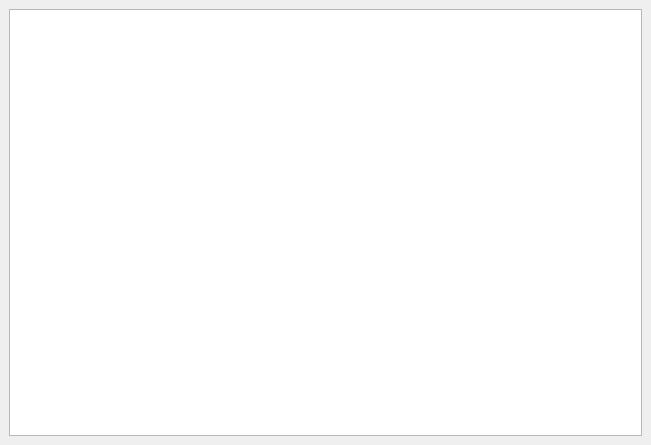
<?xml version="1.0" encoding="UTF-8"?>
<ui version="4.0">
 <class>MainWindow</class>
 <widget class="QMainWindow" name="MainWindow">
  <property name="geometry">
   <rect>
    <x>0</x>
    <y>0</y>
    <width>651</width>
    <height>445</height>
   </rect>
  </property>
  <property name="windowTitle">
   <string>Basic Terminal</string>
  </property>
  <property name="windowIcon">
   <iconset>
    <normaloff>../../../../../../usr/share/icons/gnome/32x32/apps/terminal.png</normaloff>../../../../../../usr/share/icons/gnome/32x32/apps/terminal.png</iconset>
  </property>
  <widget class="QWidget" name="centralwidget">
   <layout class="QGridLayout" name="gridLayout">
    <item row="0" column="0">
     <widget class="QTextBrowser" name="textBrowser">
      <property name="font">
       <font>
        <family>DejaVu Sans Mono</family>
        <pointsize>10</pointsize>
       </font>
      </property>
     </widget>
    </item>
   </layout>
  </widget>
  <widget class="QMenuBar" name="menubar">
   <property name="geometry">
    <rect>
     <x>0</x>
     <y>0</y>
     <width>651</width>
     <height>22</height>
    </rect>
   </property>
  </widget>
 </widget>
 <resources/>
 <connections/>
</ui>
